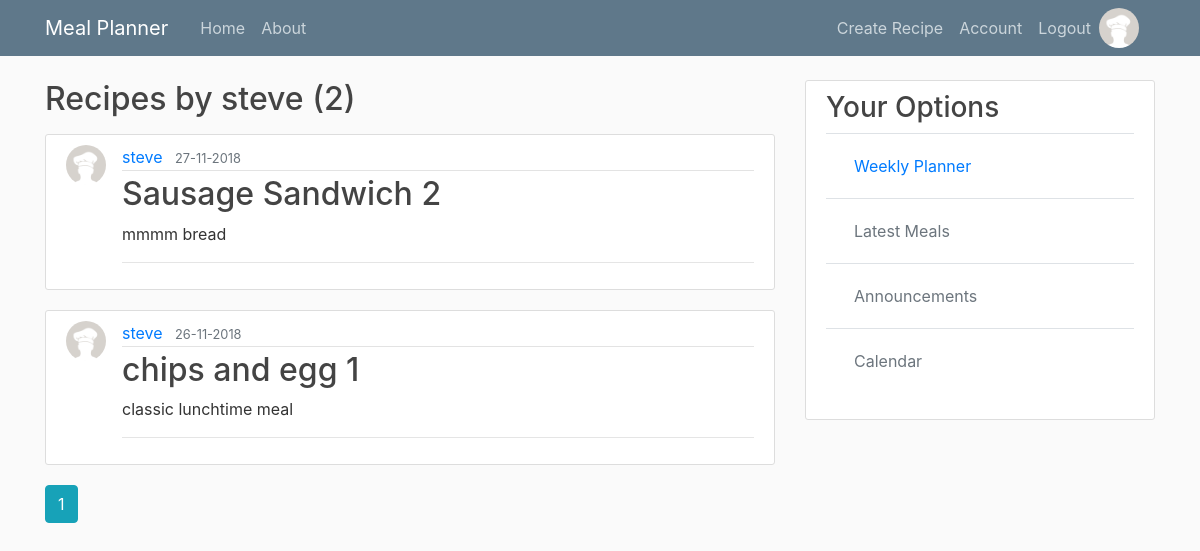
Screenshot of /user/steve (signed in) with the database file from the repository.
### mymeal/models.py (models this page shows, shortened)
class User(db.Model, UserMixin):
    id = db.Column(db.Integer, primary_key=True)
    username = db.Column(db.String(20), unique=True, nullable=False)
    email = db.Column(db.String(120), unique=True, nullable=False)
    image_file = db.Column(db.String(20), nullable=False, default='default.png')
    password = db.Column(db.String(60), nullable=False)
    recipes = db.relationship('Recipe', backref='author', lazy=True)
    weekly_meal_plan = db.relationship('Mealplan', backref='creator', lazy=True)
    meal_plan_count = db.Column(db.Integer, default='0', nullable=False)

class Recipe(db.Model):
    id = db.Column(db.Integer, primary_key=True)
    title = db.Column(db.String(100), nullable=False)
    date_posted = db.Column(db.DateTime, nullable=False, default=datetime.utcnow)
    description = db.Column(db.Text, nullable=False)
    serves = db.Column(db.Integer, nullable=False, default='01')
    recipe_type = db.Column(db.String(15), nullable=False)
    ingredients = db.relationship('Ingredient', backref='meal', lazy=True)
    user_id = db.Column(db.Integer, db.ForeignKey('user.id'), nullable=False)
    recipe_book = db.Column(db.String(100))
    recipe_book_page = db.Column(db.Integer, default='01')

### mymeal/users/routes.py (the view)
@users.route('/user/<string:username>')
def user_recipes(username):
    page = request.args.get('page', 1, type=int)
    user = User.query.filter_by(username=username).first_or_404()
    recipes = Recipe.query.filter_by(author=user).order_by(Recipe.date_posted.desc())\
        .paginate(page=page, per_page=5)
    return render_template('user_recipe.html', recipes=recipes, user=user)

### mymeal/models.py (called while the page is built)
@login_manager.user_loader
def load_user(user_id):
    return User.query.get(int(user_id))

### mymeal/templates/user_recipe.html
{% extends 'layout.html' %}
{% block content %}
    <h2 class="mb-3">Recipes by {{ user.username }} ({{ recipes.total }})</h2>
    {% for recipe in recipes.items %}
        <article class="media content-section">
            <img class="rounded-circle article-img" src="{{ url_for('static', filename='profile_pics/' + recipe.author.image_file) }}">
          <div class="media-body">
            <div class="article-metadata">
              <a class="mr-2" href="{{ url_for('users.user_recipes', username=recipe.author.username) }}">{{ recipe.author.username }}</a>
              <small class="text-muted">{{ recipe.date_posted.strftime('%d-%m-%Y') }}</small>
            </div>
            <h2><a class="article-title" href="{{ url_for('recipes.recipe', recipe_id=recipe.id) }}">{{ recipe.title }} {{ recipe.id }}</a></h2>
            <p class="article-content">{{ recipe.description }}</p>
          <hr/>
          </div>
        </article>
    {% endfor %}
    {% for page_num in recipes.iter_pages(left_edge=1, right_edge=1, left_current=1, right_current=2) %}
        {% if page_num %}
            {% if recipes.page == page_num %}
                <a class="btn btn-info mb-4" href="{{ url_for('users.user_recipes', username=user.username, page=page_num) }}">{{ page_num }}</a>
            {% else %}
                <a class="btn btn-outline-info mb-4" href="{{ url_for('users.user_recipes', username=user.username, page=page_num) }}">{{ page_num }}</a>
            {% endif %}
        {% else %}
            ...
        {% endif %}
    {% endfor %}
{% endblock %}

### mymeal/templates/layout.html (shortened to what this page needs)
<!DOCTYPE html>
<html>
<head>
    <link rel="stylesheet" href="https://stackpath.bootstrapcdn.com/bootstrap/4.1.3/css/bootstrap.min.css">
    <link rel="stylesheet" type="text/css" href="{{ url_for('static', filename='main.css') }}">
</head>
<body>
    <header class="site-header">
      <nav class="navbar navbar-expand-md navbar-dark bg-steel fixed-top">
        <div class="container">
          <a class="navbar-brand mr-4" href="/">Meal Planner</a>
          <div class="collapse navbar-collapse" id="navbarToggle">
            <div class="navbar-nav mr-auto">
              <a class="nav-item nav-link" href="{{ url_for('main.home') }}">Home</a>
              <a class="nav-item nav-link" href="{{ url_for('main.about') }}">About</a>
            </div>
            <div class="navbar-nav">
                {% if current_user.is_authenticated %}
                    <a class="nav-item nav-link" href="{{ url_for('recipes.new_recipe') }}">Create Recipe</a>
                    <a class="nav-item nav-link" href="{{ url_for('users.account') }}">Account</a>
                    <a class="nav-item nav-link" href="{{ url_for('users.logout') }}">Logout</a>
                    <img class="rounded-circle  article-img" src="{{ url_for('static', filename='profile_pics/' + current_user.image_file) }}">
                {% else %}
                  <a class="nav-item nav-link" href="{{ url_for('users.login') }}">Login</a>
                  <a class="nav-item nav-link" href="{{ url_for('users.register') }}">Register</a>
                {% endif %}
            </div>
          </div>
        </div>
      </nav>
    </header>
    <main role="main" class="container">
      <div class="row">
        <div class="col-md-8">
            {% block content %}{% endblock %}
        </div>
        <div class="col-md-4">
            <div class="content-section">
            <h3>Your Options</h3>
                <table class="table table-hover">
                  <tbody>
                    <tr>
                      <td>
                          <a class="nav-item nav-link" href="{{ url_for('weekly.new_week') }}">Weekly Planner</a>
                      </td>
                    </tr>
                    <tr>
                      <td>
                          <a class="nav-item nav-link disabled" href="#">Latest Meals</a>
                      </td>
                    </tr>
                    <tr>
                      <td>
                          <a class="nav-item nav-link disabled" href="#">Announcements</a>
                      </td>
                    </tr>
                    <tr>
                      <td>
                          <a class="nav-item nav-link disabled" href="#">Calendar</a>
                      </td>
                    </tr>
                  </tbody>
                </table>
          </div>
        </div>
      </div>
    </main>
</body>
</html>

### mymeal/static/main.css (style rules this page uses)
body { background: #fafafa; color: #333333; margin-top: 5rem; }
h1, h2, h3, h4, h5, h6 { color: #444444; }
.bg-steel { background-color: #5f788a; }
.site-header .navbar-nav .nav-link { color: #cbd5db; }
.content-section { background: #ffffff; padding: 10px 20px; border: 1px solid #dddddd; border-radius: 3px; margin-bottom: 20px; }
.article-title { color: #444444; }
.article-content { white-space: pre-line; }
.article-img { height: 40px; width: 40px; margin-right: 16px; }
.article-metadata { padding-bottom: 1px; margin-bottom: 4px; border-bottom: 1px solid #e3e3e3 }

### rows the page displays
User: image_file (placeholder picture), username "steve"
Recipe: image_file (placeholder picture), author.username "steve", date_posted "27-11-2018", title "Sausage Sandwich", id "2", description "mmmm bread"
Recipe: image_file (placeholder picture), author.username "steve", date_posted "26-11-2018", title "chips and egg", id "1", description "classic lunchtime meal"

### other values shown
{{ recipes.total }} "2"
{{ page_num }} "1"
